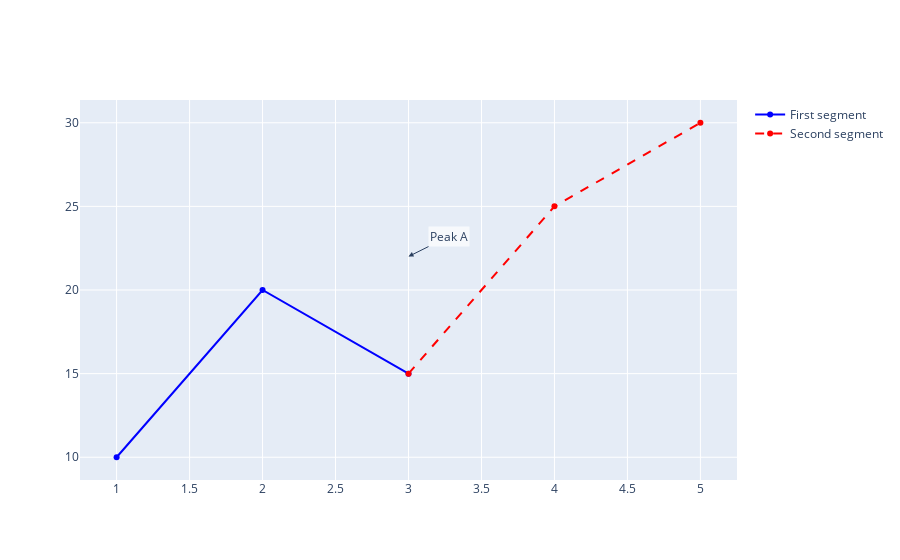

Notebook cell for this chart:
### Code cell
import plotly.graph_objects as go

fig = go.Figure()

fig.add_trace(go.Scatter(
    x=[1,2,3], y=[10,20,15],
    mode="lines+markers",
    line=dict(color="blue"),
    name="First segment"
))

tmpp = go.Scatter(
    x=[3,4,5], y=[15,25,30],
    mode="lines+markers",
    line=dict(color="red", dash="dash"),  # <-- dashed line
    name="Second segment"
)

fig.add_trace(tmpp)

fig.add_annotation(
    x=3, y=22, text="Peak A",
    showarrow=True, arrowhead=2, ax=40, ay=-20,
    bgcolor="rgba(255,255,255,0.7)"
)
fig.show()

### Figure 1 — Plotly figure (JSON) as saved in the notebook; plotly's stock layout.template omitted (floating-point values rounded to 4 significant figures)
{"data": [{"line": {"color": "blue"}, "mode": "lines+markers", "name": "First segment", "type": "scatter", "x": [1, 2, 3], "y": [10, 20, 15]}, {"line": {"color": "red", "dash": "dash"}, "mode": "lines+markers", "name": "Second segment", "type": "scatter", "x": [3, 4, 5], "y": [15, 25, 30]}], "layout": {"annotations": [{"arrowhead": 2, "ax": 40, "ay": -20, "bgcolor": "rgba(255,255,255,0.7)", "showarrow": true, "text": "Peak A", "x": 3, "y": 22}]}}
